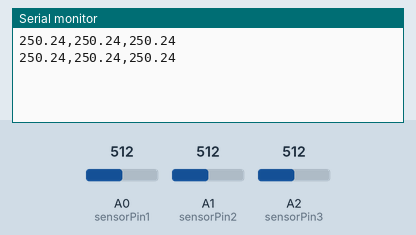
Recording of a sketch running on a simulated Arduino Uno, built with avr-gcc and run on an emulated ATmega328P. Shown: the last lines printed to the serial monitor. The test bench sets the inputs (shaded band); at power-on: A0 (sensorPin1) = 512, A1 (sensorPin2) = 512, A2 (sensorPin3) = 512.

Above: at 1.8 s.
1.9 s: A0 (sensorPin1) set to 716
At 2.8 s:
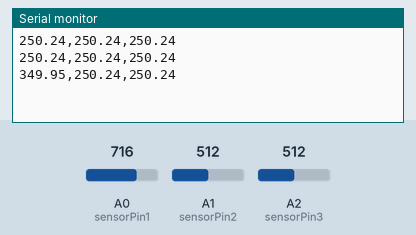
3.4 s: A1 (sensorPin2) set to 716
At 4.7 s:
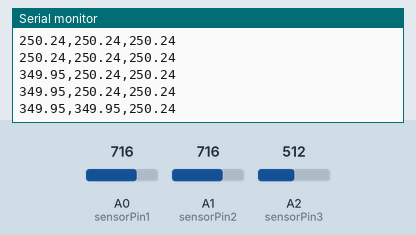
4.9 s: A2 (sensorPin3) set to 716
At 5.5 s:
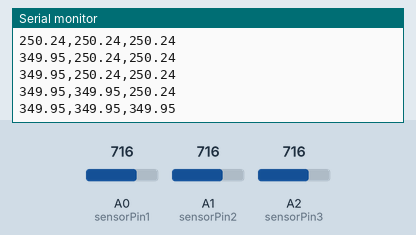
6.4 s: A0 (sensorPin1) set to 900
At 7.7 s:
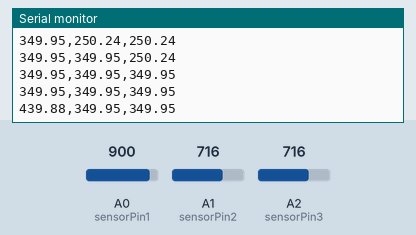
7.9 s: A1 (sensorPin2) set to 900
At 8.8 s:
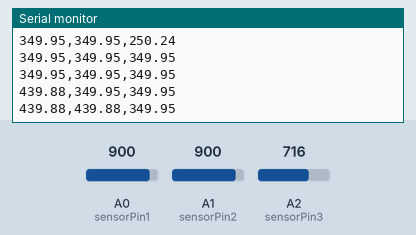
9.4 s: A2 (sensorPin3) set to 900
At 10.8 s:
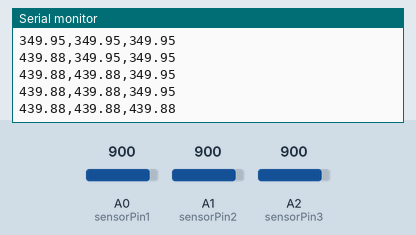
Timing chart, 0 to 11.9 s (numbered marks = the images above; inputs shaded):
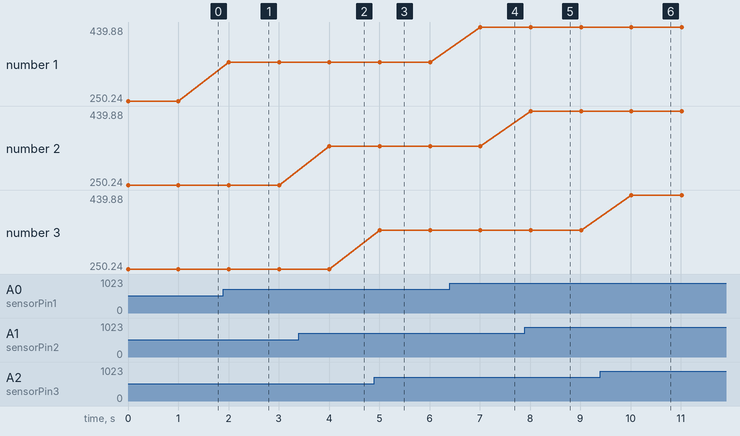

Measured:
- after the input at 1.9 s, the serial monitor: prints a new line after 0.10 s (image 1)
- after the input at 3.4 s, the serial monitor: prints a new line after 0.61 s (image 2)
- after the input at 4.9 s, the serial monitor: prints a new line after 0.11 s (image 3)
- after the input at 6.4 s, the serial monitor: prints a new line after 0.61 s (image 4)
- after the input at 7.9 s, the serial monitor: prints a new line after 0.12 s (image 5)
- after the input at 9.4 s, the serial monitor: prints a new line after 0.62 s (image 6)
- plotted number 1: 250.24 → 349.95 after the input at 1.9 s, 349.95 → 439.88 after the input at 6.4 s

The sketch:

LM35_TempReader.ino
```cpp
const int sensorPin1 = A0;
const int sensorPin2 = A1;
const int sensorPin3 = A2;  // thêm A2

void setup() {
  Serial.begin(9600);
}

void loop() {
  int value1 = analogRead(sensorPin1);
  int value2 = analogRead(sensorPin2);
  int value3 = analogRead(sensorPin3); // đọc A2

  float temp1 = (value1 * 500.0) / 1023.0;
  float temp2 = (value2 * 500.0) / 1023.0;
  float temp3 = (value3 * 500.0) / 1023.0;

  // xuất CSV: 3 giá trị
  Serial.print(temp1);
  Serial.print(",");
  Serial.print(temp2);
  Serial.print(",");
  Serial.println(temp3);

  delay(1000);
}
```
